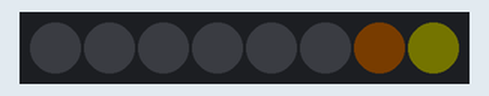
Bench run of a sketch on a simulated Arduino Uno, built with avr-gcc and run on an emulated ATmega328P. Parts: 8 RGB LEDs in strip order, left to right. Dim RGB values are drawn brighter than linear; random numbers use the default seed unless the sketch sets one.

Above: at 0.07 s.
At 2.7 s:
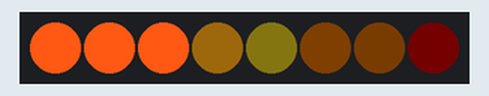
At 20.44 s:
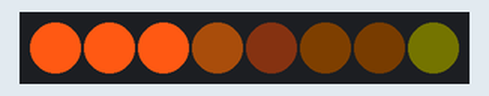
At 37.24 s:
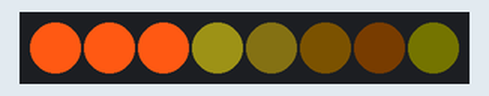
At 39.29 s:
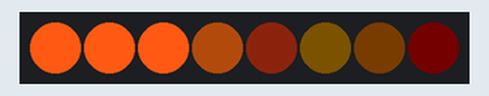
Timing chart, 0 to 40.0 s (numbered marks = the images above):
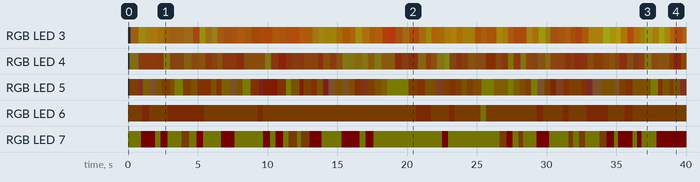

Measured:
- by itself, RGB LED 6: off → RGB(2, 1, 0) at 0.02 s, → RGB(3, 1, 0) 0.99 s later, → RGB(2, 1, 0) 0.51 s later, → RGB(3, 1, 0) 1.3 s later, … (21 changes in this stretch)
- by itself, RGB LED 7: off → RGB(1, 1, 0) at 0.00 s, → RGB(1, 0, 0) 0.93 s later, → RGB(1, 1, 0) 1.0 s later, → RGB(1, 0, 0) 0.40 s later, … (51 changes in this stretch)

The sketch:

neopixel_candle_gammacorrection.ino
```cpp
//Gavin McMahon
//adafruit neopixel candle code
//5v trinket

#include <Adafruit_NeoPixel.h>
#define PIN 2

//allow scalability of code -- needs to be a 'const int' in order to allow the color arrays to be scalable
const int number_of_pixels = 8;

// color variables: mix RGB (0-255) for desired yellow
int Red_neutral = 255;
int Green_neutral = 200;
int Blue_neutral = 200;

//declare arrays that holds the individual pixel color values
int Red[number_of_pixels];
int Green[number_of_pixels];
int Blue[number_of_pixels];

// animation variables -- these are just initialization values and change throughout the program
double burn_height_max = 8; //this is a weighted value that pulls the burn heigh back to a controlled value
// burn_height_neutral will decrease over time like a real flame
double burn_height = 6; //the candle flame height
double burn_height_min = burn_height_max - burn_height; //

int delay_min = 5; //cycle delay minimum
int delay_max = 100; // cycle delay maximum

//adafruit supplied gamma correction table
const uint8_t PROGMEM gamma[] = {
    0,  0,  0,  0,  0,  0,  0,  0,  0,  0,  0,  0,  0,  0,  0,  0,
    0,  0,  0,  0,  0,  0,  0,  0,  0,  0,  0,  0,  1,  1,  1,  1,
    1,  1,  1,  1,  1,  1,  1,  1,  1,  2,  2,  2,  2,  2,  2,  2,
    2,  3,  3,  3,  3,  3,  3,  3,  4,  4,  4,  4,  4,  5,  5,  5,
    5,  6,  6,  6,  6,  7,  7,  7,  7,  8,  8,  8,  9,  9,  9, 10,
   10, 10, 11, 11, 11, 12, 12, 13, 13, 13, 14, 14, 15, 15, 16, 16,
   17, 17, 18, 18, 19, 19, 20, 20, 21, 21, 22, 22, 23, 24, 24, 25,
   25, 26, 27, 27, 28, 29, 29, 30, 31, 32, 32, 33, 34, 35, 35, 36,
   37, 38, 39, 39, 40, 41, 42, 43, 44, 45, 46, 47, 48, 49, 50, 50,
   51, 52, 54, 55, 56, 57, 58, 59, 60, 61, 62, 63, 64, 66, 67, 68,
   69, 70, 72, 73, 74, 75, 77, 78, 79, 81, 82, 83, 85, 86, 87, 89,
   90, 92, 93, 95, 96, 98, 99,101,102,104,105,107,109,110,112,114,
  115,117,119,120,122,124,126,127,129,131,133,135,137,138,140,142,
  144,146,148,150,152,154,156,158,160,162,164,167,169,171,173,175,
  177,180,182,184,186,189,191,193,196,198,200,203,205,208,210,213,
  215,218,220,223,225,228,231,233,236,239,241,244,247,249,252,255 };

Adafruit_NeoPixel strip = Adafruit_NeoPixel(number_of_pixels, PIN, NEO_GRB + NEO_KHZ800);

void setup() {
strip.begin();
strip.show();
}

void loop() {
 RGB_values();

 flame_normal();
 delay(random(delay_min, delay_max));
}

void RGB_values(){
  for(int pixel = number_of_pixels - 1; pixel>=0; pixel--){
    int gradient = pixel-(burn_height_min-1);
    int redtemp = Red[pixel];
    int greentemp = Green[pixel];
    int bluetemp = Blue[pixel];
    if(pixel > burn_height_max)
    {
      Red[pixel] = pgm_read_byte(&gamma[0]);
      Green[pixel] = pgm_read_byte(&gamma[0]);
      Blue[pixel] = pgm_read_byte(&gamma[0]);
    }
    else if(pixel <= burn_height_max && pixel > burn_height_min)
    {
     Red[pixel] = pgm_read_byte(&gamma[(redtemp + random (200, 255))/gradient]);
     Green[pixel] = pgm_read_byte(&gamma[(greentemp + random(150, 200)/gradient)]);
     Blue[pixel] = pgm_read_byte(&gamma[(bluetemp + random(80, 120))/gradient]);
    }
//    else if(pixel <= burn_height_max && pixel >= burn_height_max-2)
//    {
//     Red[pixel] = (redtemp + random(50, 120))/4;
//    }
    else
    {
      Red[pixel] = pgm_read_byte(&gamma[255]);
      Green[pixel] = pgm_read_byte(&gamma[175]);
      Blue[pixel] = pgm_read_byte(&gamma[100]);
    }
  }
}

void flame_normal() {
 for(int pixel = number_of_pixels - 1; pixel>=0; pixel--){
    strip.setPixelColor(pixel, Red[pixel], Green[pixel], Blue[pixel]);
  strip.show();
  delay(random(delay_min, delay_max));
 }
}
```
